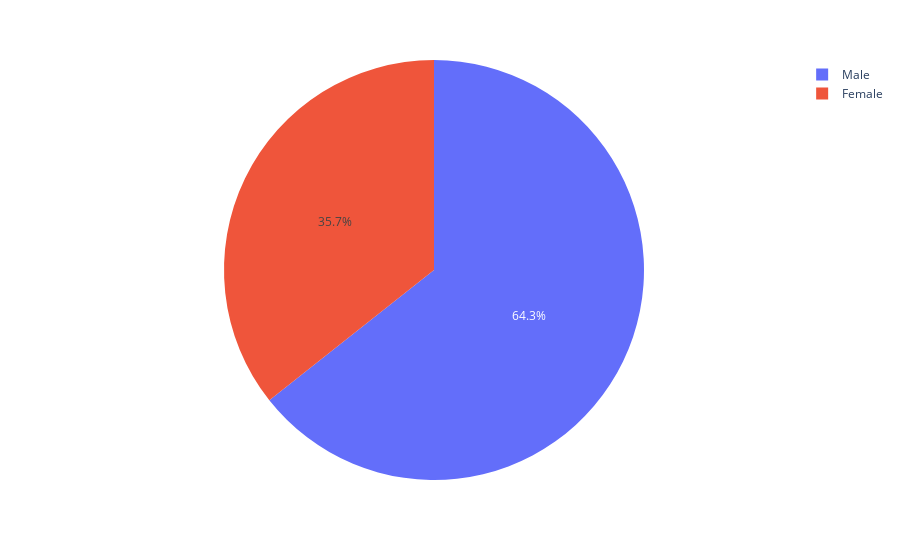

Notebook cell for this chart:
### Markdown cell above
- Sex
- Male=157
- female=87
- name:count,dtype:int64

### Code cell
#pie chart
count=tips['sex'].value_counts()
px.pie(count,count.index,count.values)

### Figure 1 — Plotly figure (JSON) as saved in the notebook; plotly's stock layout.template omitted (floating-point values rounded to 4 significant figures)
{"data": [{"domain": {"x": [0, 1], "y": [0, 1]}, "hovertemplate": "sex=%{label}<br>value=%{value}<extra></extra>", "labels": ["Male", "Female"], "legendgroup": "", "name": "", "showlegend": true, "type": "pie", "values": [157, 87]}], "layout": {"legend": {"tracegroupgap": 0}, "margin": {"t": 60}}}
